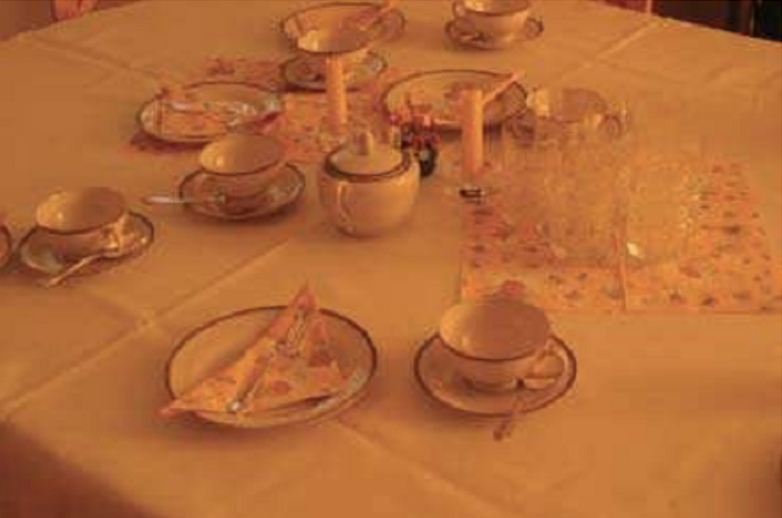
#> input picture inputs/1.png, 782 x 518 px, shrunk from 1278 x 846 before the run, found by its file name
$ jupyter execute Implementation.ipynb   (older library calls are emulated)
#> lines starting #> are read from the running program, lines starting #| are printed output that depends on the picture
[cell 1]
import cv2
import numpy as np
import matplotlib.pyplot as plt

# Load the image
img1 = cv2.imread('1.png')
#> img1 is the input picture: shape (518, 782, 3); mean B, G, R 54.6, 105.2, 179.6
img2 = cv2.imread('2.png')
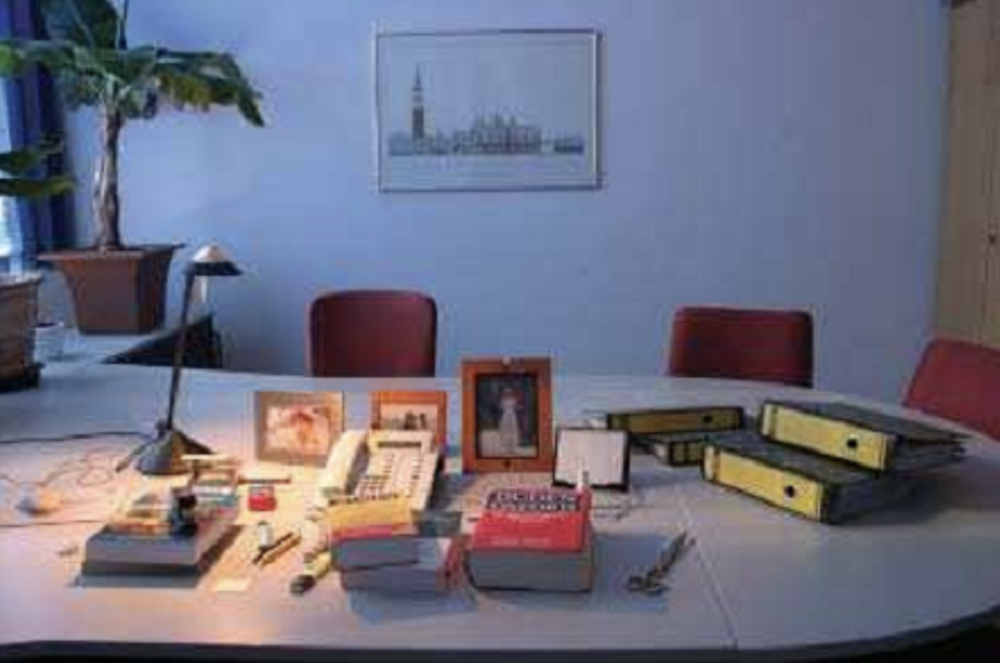
#> input picture inputs/2.png, 1000 x 663 px, shrunk from 1634 x 1084 before the run, found by its file name
#> img2 is the input picture: shape (663, 1000, 3); mean B, G, R 126.5, 109.4, 109.6

# White Patch

[cell 2]
import cv2
import numpy as np
import matplotlib.pyplot as plt

def white_patch(img):
    # Convert image to float32
    img = img.astype(np.float32)

    # Calculate the maximum value for each channel
    max_val = np.max(img, axis=(0, 1))
#> max_val = [131, 202, 247]

    # Divide each channel by its maximum value
    result = img / max_val
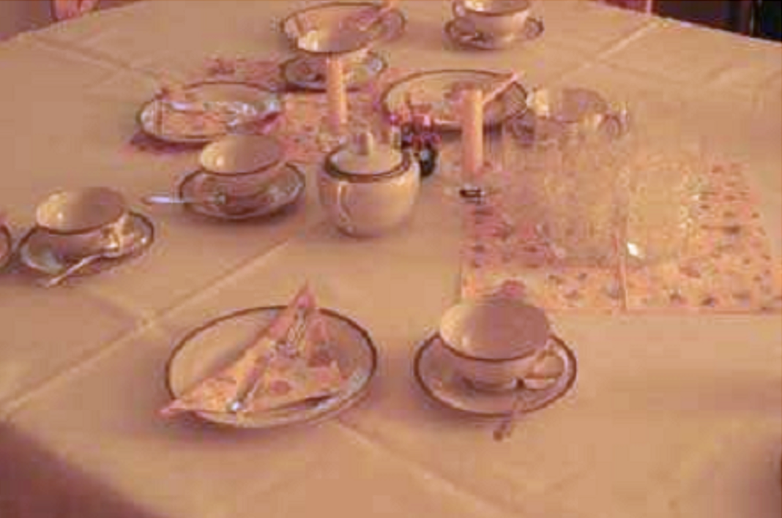
#> result: shape (518, 782, 3) float32; mean B, G, R 0.417, 0.521, 0.727

    # Clip values to [0, 1] range
    result = np.clip(result, 0, 1)

    # Convert back to uint8
    result = (result * 255).astype(np.uint8)

    return result

# Apply white patch color constancy to the first image
result1 = white_patch(img1)

# Apply white patch color constancy to the second image
result2 = white_patch(img2)

# Display the original and result images side by side
fig, axes = plt.subplots(nrows=2, ncols=2, figsize=(10, 7))
axes[0, 0].imshow(cv2.cvtColor(img1, cv2.COLOR_BGR2RGB))
axes[0, 0].set_title('Original Image 1')
axes[0, 1].imshow(cv2.cvtColor(result1, cv2.COLOR_BGR2RGB))
axes[0, 1].set_title('White Patch Color Constancy 1')
axes[1, 0].imshow(cv2.cvtColor(img2, cv2.COLOR_BGR2RGB))
axes[1, 0].set_title('Original Image 2')
axes[1, 1].imshow(cv2.cvtColor(result2, cv2.COLOR_BGR2RGB))
axes[1, 1].set_title('White Patch Color Constancy 2')
plt.show()
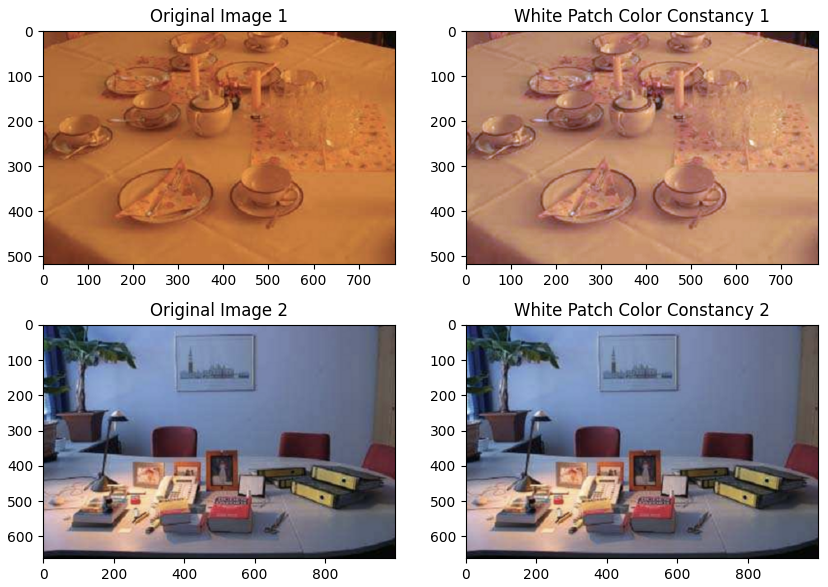
#> figure drawn by matplotlib, 4 panels

# Gray World

[cell 3]
import cv2
import numpy as np
import matplotlib.pyplot as plt

def gray_world(img):
    # Convert image to float32
    img = img.astype(np.float32)

    # Calculate the average value for each channel
    avg_val = np.mean(img, axis=(0, 1))
#> avg_val = [54.61, 105.2, 179.6]

    # Calculate the scaling factor for each channel
    scale = np.array([avg_val[1]/avg_val[0], 1.0, avg_val[1]/avg_val[2]])
#> scale = [1.93, 1, 0.586]

    # Multiply each channel by its scaling factor
    result = img * scale.reshape((1, 1, 3))
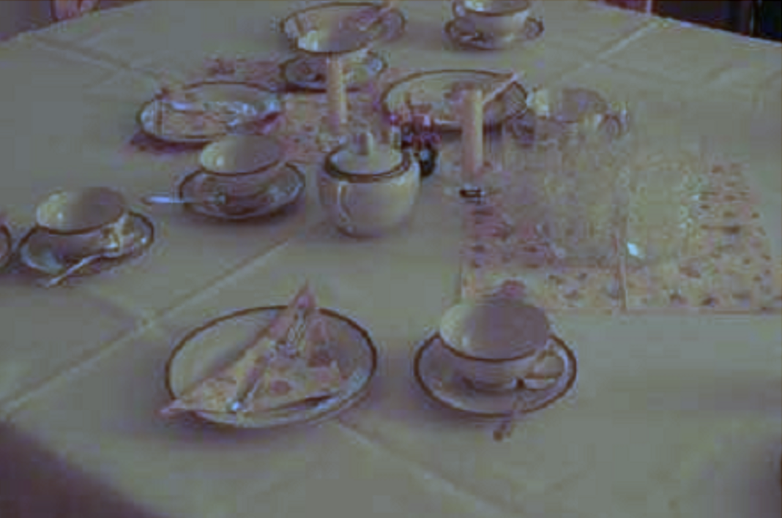
#> result: shape (518, 782, 3) float64; mean B, G, R 105.2, 105.2, 105.2

    # Clip values to [0, 255] range
    result = np.clip(result, 0, 255)

    # Convert back to uint8
    result = result.astype(np.uint8)

    return result

# Load the first image

# Apply gray world color constancy to the first image
result1 = gray_world(img1)

# Load the second image

# Apply gray world color constancy to the second image
result2 = gray_world(img2)

# Display the original and result images side by side
fig, axes = plt.subplots(nrows=2, ncols=2, figsize=(10, 7))
axes[0, 0].imshow(cv2.cvtColor(img1, cv2.COLOR_BGR2RGB))
axes[0, 0].set_title('Original Image 1')
axes[0, 1].imshow(cv2.cvtColor(result1, cv2.COLOR_BGR2RGB))
axes[0, 1].set_title('Gray World Color Constancy 1')
axes[1, 0].imshow(cv2.cvtColor(img2, cv2.COLOR_BGR2RGB))
axes[1, 0].set_title('Original Image 2')
axes[1, 1].imshow(cv2.cvtColor(result2, cv2.COLOR_BGR2RGB))
axes[1, 1].set_title('Gray World Color Constancy 2')
plt.show()

# Gray Edge

[cell 4]
import cv2
import numpy as np
import matplotlib.pyplot as plt

def gray_edge(img, percentile=99.9):
    # Convert image to grayscale
#> called with percentile = 99.9
    gray = cv2.cvtColor(img, cv2.COLOR_BGR2GRAY)

    # Calculate the gradient magnitude
    grad_x = cv2.Sobel(gray, cv2.CV_32F, 1, 0, ksize=3)
    grad_y = cv2.Sobel(gray, cv2.CV_32F, 0, 1, ksize=3)
    grad_mag = np.sqrt(grad_x**2 + grad_y**2)
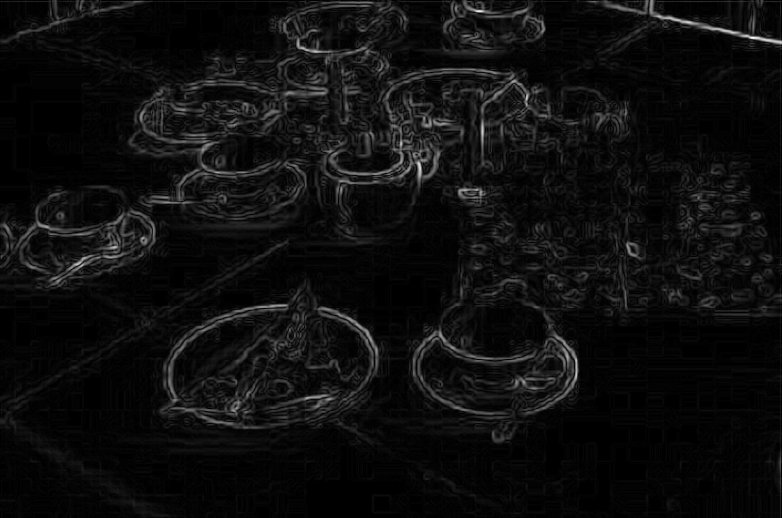
#> grad_mag: shape (518, 782) float32; min 0, max 330.4, mean 19; drawn with min black and max white

    # Normalize the gradient magnitude to [0, 1]
    grad_mag /= np.max(grad_mag)

    # Calculate the scaling factor for each channel
    scale = np.divide(np.array([1.0, 1.0, 1.0]), np.percentile(grad_mag, percentile))
#> scale = [1.66, 1.66, 1.66]

    # Multiply each channel by its scaling factor
    result = img * scale.reshape((1, 1, 3))
#> result: shape (518, 782, 3) float64

    # Clip values to [0, 255] range
    result = np.clip(result, 0, 255)

    # Convert back to uint8
    result = result.astype(np.uint8)

    return result

# Apply gray edge color constancy to the first image
result1 = gray_edge(img1)

# Apply gray edge color constancy to the second image
result2 = gray_edge(img2)
#> call 2 of gray_edge, with percentile = 99.9
#> in gray_edge (call 2), `gray = cv2.cvtColor(img, cv2.COLOR_BGR2GRAY)`:
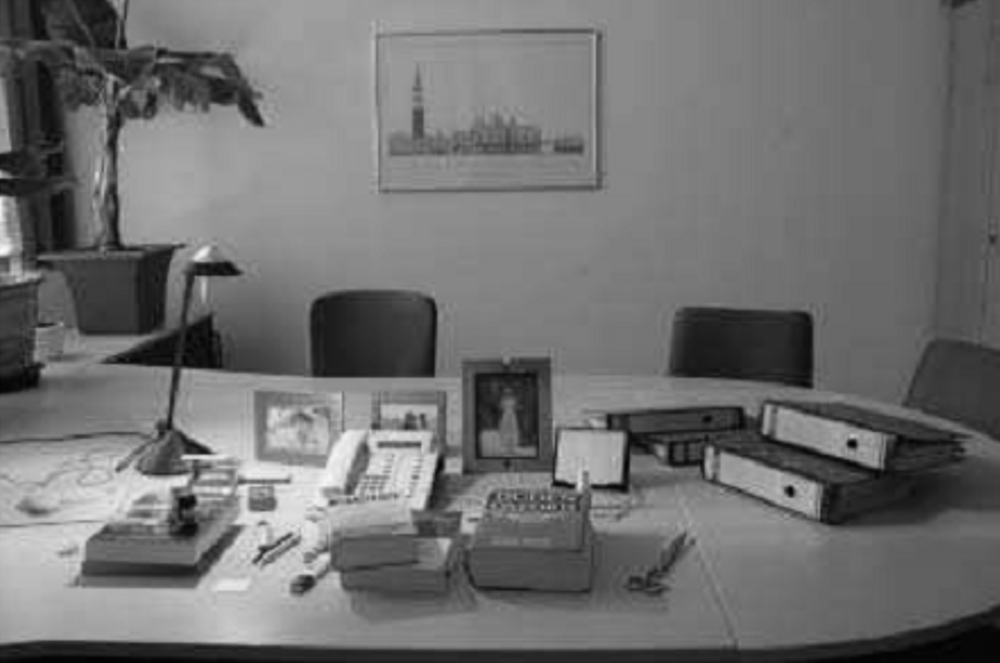
#> gray: shape (663, 1000); min 1, max 249, mean 111.4
#> in gray_edge (call 2), `grad_mag = np.sqrt(grad_x**2 + grad_y**2)`:
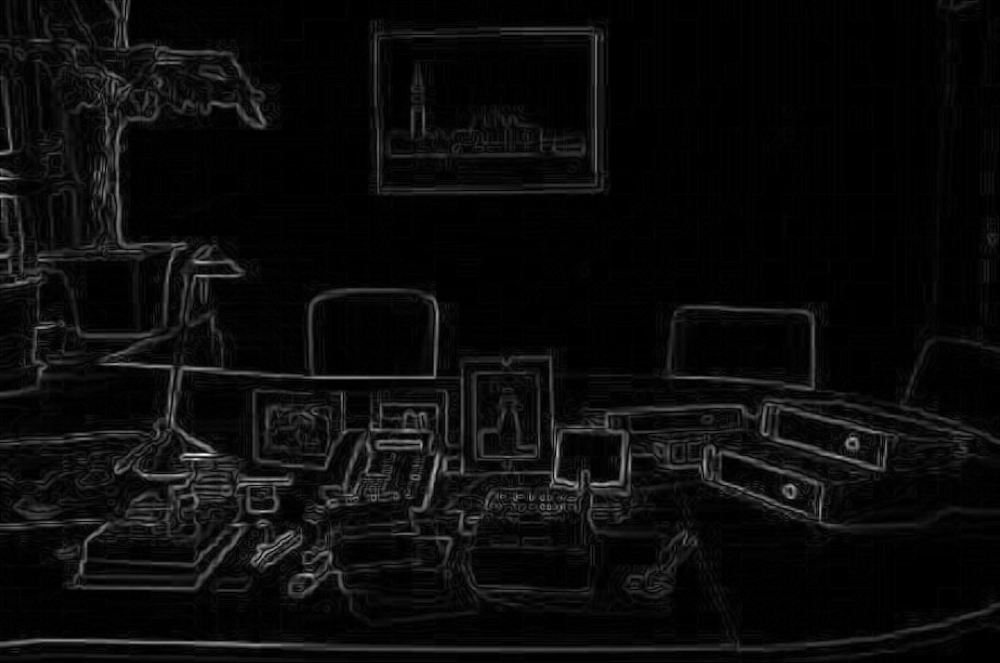
#> grad_mag: shape (663, 1000) float32; min 0, max 562, mean 25.4; drawn with min black and max white
#> in gray_edge (call 2), `scale = np.divide(np.array([1.0, 1.0, 1.0]), np.percentile(grad_mag, p..`: scale = [1.91, 1.91, 1.91]
#> in gray_edge (call 2), `result = np.clip(result, 0, 255)`:
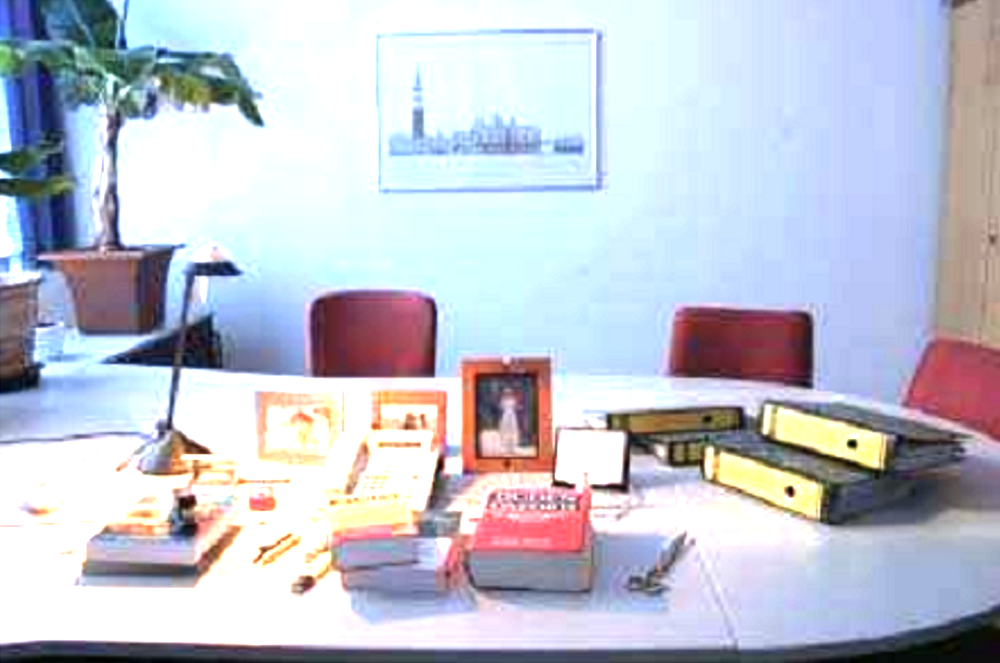
#> result: shape (663, 1000, 3) float64; mean B, G, R 207.5, 195.3, 191.9

# Display the original and result images side by side
fig, axes = plt.subplots(nrows=2, ncols=2, figsize=(10, 7))
axes[0, 0].imshow(cv2.cvtColor(img1, cv2.COLOR_BGR2RGB))
axes[0, 0].set_title('Original Image 1')
axes[0, 1].imshow(cv2.cvtColor(result1, cv2.COLOR_BGR2RGB))
axes[0, 1].set_title('Gray Edge Color Constancy 1')
axes[1, 0].imshow(cv2.cvtColor(img2, cv2.COLOR_BGR2RGB))
axes[1, 0].set_title('Original Image 2')
axes[1, 1].imshow(cv2.cvtColor(result2, cv2.COLOR_BGR2RGB))
axes[1, 1].set_title('Gray Edge Color Constancy 2')
plt.show()
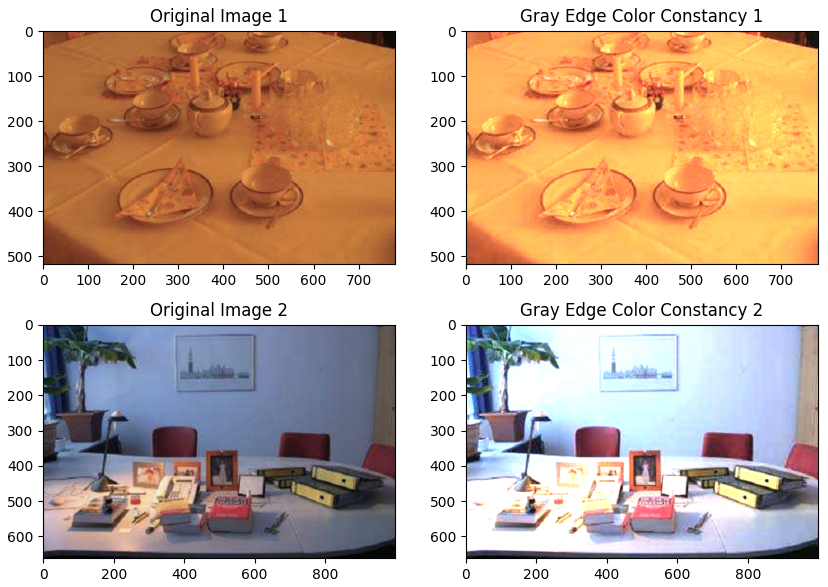
#> figure drawn by matplotlib, 4 panels
